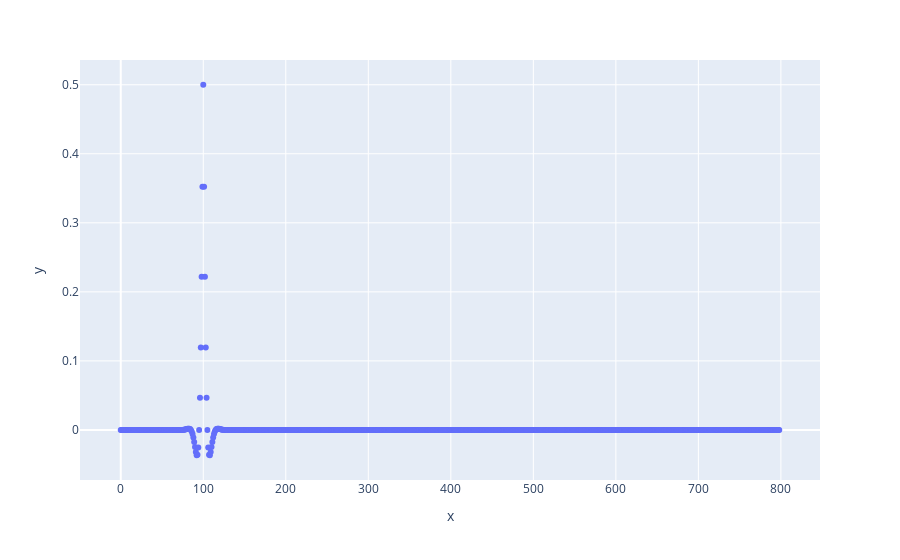

Notebook source saved alongside this figure:
### Code cell
import plotly.express as px
import numpy as np
from sistema_desconhecido import sistema_desconhecido

n=np.arange(799)
xn=np.zeros(400)

xn[0]=1;


yn=sistema_desconhecido(xn)

fig = px.scatter(x=n, y=yn)
fig.show()

### Figure 1 — Plotly figure (JSON) as saved in the notebook; plotly's stock layout.template omitted (floating-point values rounded to 4 significant figures; data arrays with more than 128 entries replaced by an {"elided": "..."} marker saying what was removed)
{"data": [{"hovertemplate": "x=%{x}<br>y=%{y}<extra></extra>", "legendgroup": "", "marker": {"color": "#636efa", "symbol": "circle"}, "mode": "markers", "name": "", "showlegend": false, "type": "scatter", "x": {"elided": "799 int values"}, "xaxis": "x", "y": {"elided": "799 float values"}, "yaxis": "y"}], "layout": {"legend": {"tracegroupgap": 0}, "margin": {"t": 60}, "xaxis": {"anchor": "y", "domain": [0, 1], "title": {"text": "x"}}, "yaxis": {"anchor": "x", "domain": [0, 1], "title": {"text": "y"}}}}
